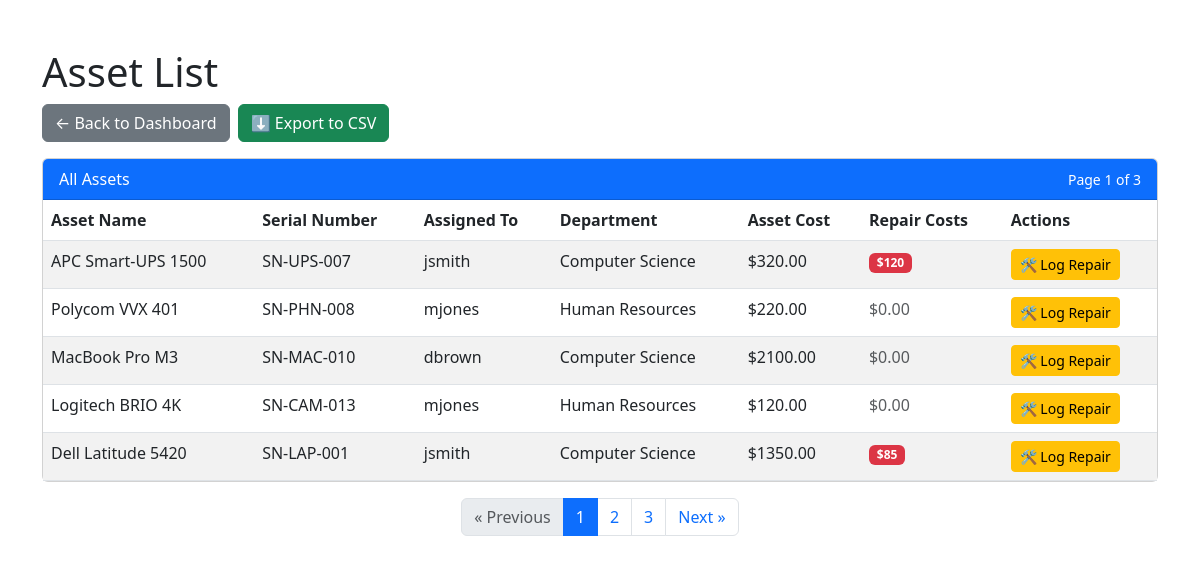
The app's page /assets/ with its own data.
### core/models.py (models this page shows, shortened)
class TimeStampModel(models.Model):
    id = models.UUIDField(primary_key=True, default=uuid.uuid4, editable=False)
    created_at = models.DateTimeField(auto_now_add=True)
    updated_at = models.DateTimeField(auto_now=True)
    class Meta:
        abstract = True

class Asset(TimeStampModel):
    name = models.CharField(max_length=100)
    serial_number = models.CharField(max_length=50, unique=True)
    assigned_to = models.ForeignKey(User, on_delete=models.SET_NULL, null=True, related_name='assets')
    cost = models.DecimalField(max_digits=10, decimal_places=2, default=0)

class User(AbstractUser):
    employee_id = models.CharField(max_length=20, unique=True)
    department = models.ForeignKey(
        Department,
        on_delete=models.SET_NULL,
        null=True,
        blank=True,
        related_name='users'
    )

class Department(models.Model):
    name = models.CharField(max_length=100)
    def __str__(self):
        return self.name

### core/views.py (the view)
# urls.py: path('assets/', asset_list_view, name='asset_list'),
def asset_list_view(request):
    assets_qs = Asset.objects.select_related('assigned_to').annotate(
        repair_total=Coalesce(Sum('maintenance_logs__cost'), Value(0, output_field=models.DecimalField()))
    )
    paginator = Paginator(assets_qs, 5)
    page_number = request.GET.get('page')
    page_obj = paginator.get_page(page_number)
    return render(request, 'core/asset_list.html', {'page_obj': page_obj})

### templates/core/asset_list.html (shortened to what this page needs)
<!DOCTYPE html>
<html>
<head>
    <link href="https://cdn.jsdelivr.net/npm/bootstrap@5.3.0/dist/css/bootstrap.min.css" rel="stylesheet">
</head>
<body class="container mt-5">
    <h1>Asset List</h1>
    <div class="d-flex gap-2 mb-3">
        <a href="/dashboard/" class="btn btn-secondary">← Back to Dashboard</a>
        <a href="/assets/export/" class="btn btn-success">⬇ Export to CSV</a>
    </div>
    <div class="card mt-2">
        <div class="card-header bg-primary text-white d-flex justify-content-between align-items-center">
            <span>All Assets</span>
            <small>Page {{ page_obj.number }} of {{ page_obj.paginator.num_pages }}</small>
        </div>
        <div class="card-body p-0">
            <table class="table table-striped mb-0">
                <thead>
                    <tr>
                        <th>Asset Name</th>
                        <th>Serial Number</th>
                        <th>Assigned To</th>
                        <th>Department</th>
                        <th>Asset Cost</th>
                        <th>Repair Costs</th>
                        <th>Actions</th>
                    </tr>
                </thead>
                <tbody>
                    {% for asset in page_obj %}
                    <tr>
                        <td>{{ asset.name }}</td>
                        <td>{{ asset.serial_number }}</td>
                        <td>{{ asset.assigned_to.username|default:"Unassigned" }}</td>
                        <td>{{ asset.assigned_to.department|default:"-" }}</td>
                        <td>${{ asset.cost }}</td>
                        <td>
                            {% if asset.repair_total %}
                                <span class="badge bg-danger">${{ asset.repair_total }}</span>
                            {% else %}
                                <span class="text-muted">$0.00</span>
                            {% endif %}
                        </td>
                        <td>
                            <a href="/asset/{{ asset.pk }}/maintain/" class="btn btn-sm btn-warning">
                                🛠️ Log Repair
                            </a>
                        </td>
                    </tr>
                    {% empty %}
                    <tr>
                        <td colspan="7" class="text-center text-muted p-3">No assets found.</td>
                    </tr>
                    {% endfor %}
                </tbody>
            </table>
        </div>
    </div>
    {% if page_obj.paginator.num_pages > 1 %}
    <nav aria-label="Asset pagination" class="mt-3">
        <ul class="pagination justify-content-center">
            <li class="page-item {% if not page_obj.has_previous %}disabled{% endif %}">
                <a class="page-link"
                   href="{% if page_obj.has_previous %}?page={{ page_obj.previous_page_number }}{% else %}#{% endif %}">
                    « Previous
                </a>
            </li>
            {% for num in page_obj.paginator.page_range %}
                <li class="page-item {% if page_obj.number == num %}active{% endif %}">
                    <a class="page-link" href="?page={{ num }}">{{ num }}</a>
                </li>
            {% endfor %}
            <li class="page-item {% if not page_obj.has_next %}disabled{% endif %}">
                <a class="page-link"
                   href="{% if page_obj.has_next %}?page={{ page_obj.next_page_number }}{% else %}#{% endif %}">
                    Next »
                </a>
            </li>
        </ul>
    </nav>
    {% endif %}
</body>
</html>

### records on screen
Asset: name "APC Smart-UPS 1500", serial_number "SN-UPS-007", assigned_to.username "jsmith", assigned_to.department "Computer Science", cost "320.00", repair_total "120"
Asset: name "Polycom VVX 401", serial_number "SN-PHN-008", assigned_to.username "mjones", assigned_to.department "Human Resources", cost "220.00", shows "$0.00"
Asset: name "MacBook Pro M3", serial_number "SN-MAC-010", assigned_to.username "dbrown", assigned_to.department "Computer Science", cost "2100.00", shows "$0.00"
Asset: name "Logitech BRIO 4K", serial_number "SN-CAM-013", assigned_to.username "mjones", assigned_to.department "Human Resources", cost "120.00", shows "$0.00"
Asset: name "Dell Latitude 5420", serial_number "SN-LAP-001", assigned_to.username "jsmith", assigned_to.department "Computer Science", cost "1350.00", repair_total "85"

### other values on screen
{{ page_obj.number }} "1"
{{ page_obj.paginator.num_pages }} "3"
{{ num }} "1" "2" "3"
